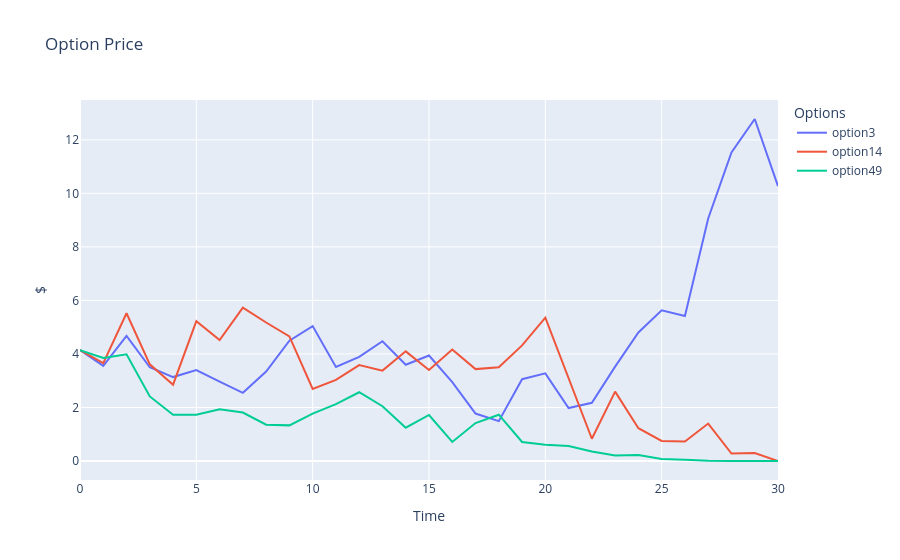

Source (notebook cell):
### Code cell
fig = go.Figure()

# Add traces for each column
for column in option_prices.columns[values]:
    fig.add_trace(go.Scatter(x=option_prices.index, y=option_prices[column], mode='lines', name=f"option{column}"))

# Update layout
fig.update_layout(
    title='Option Price',
    xaxis_title='Time',
    yaxis_title='$',
    template='plotly',
    legend=dict(title='Options'),
)

# Show the plot
fig.show()

### Figure 1 — Plotly figure (JSON) as saved in the notebook; plotly's stock layout.template omitted (floating-point values rounded to 4 significant figures)
{"data": [{"mode": "lines", "name": "option3", "type": "scatter", "x": [0, 1, 2, 3, 4, 5, 6, 7, 8, 9, 10, 11, 12, 13, 14, 15, 16, 17, 18, 19, 20, 21, 22, 23, 24, 25, 26, 27, 28, 29, 30], "y": [4.144, 3.557, 4.675, 3.504, 3.136, 3.396, 2.97, 2.547, 3.342, 4.495, 5.043, 3.514, 3.891, 4.474, 3.596, 3.942, 2.945, 1.773, 1.489, 3.057, 3.274, 1.98, 2.176, 3.526, 4.802, 5.631, 5.42, 9.061, 11.53, 12.78, 10.27]}, {"mode": "lines", "name": "option14", "type": "scatter", "x": [0, 1, 2, 3, 4, 5, 6, 7, 8, 9, 10, 11, 12, 13, 14, 15, 16, 17, 18, 19, 20, 21, 22, 23, 24, 25, 26, 27, 28, 29, 30], "y": [4.144, 3.66, 5.521, 3.613, 2.852, 5.227, 4.521, 5.732, 5.175, 4.654, 2.693, 3.029, 3.584, 3.377, 4.098, 3.403, 4.166, 3.434, 3.504, 4.321, 5.356, 3.068, 0.8319, 2.594, 1.224, 0.7494, 0.7267, 1.399, 0.2766, 0.2953, 0]}, {"mode": "lines", "name": "option49", "type": "scatter", "x": [0, 1, 2, 3, 4, 5, 6, 7, 8, 9, 10, 11, 12, 13, 14, 15, 16, 17, 18, 19, 20, 21, 22, 23, 24, 25, 26, 27, 28, 29, 30], "y": [4.144, 3.847, 3.986, 2.413, 1.726, 1.73, 1.934, 1.812, 1.357, 1.331, 1.77, 2.127, 2.57, 2.046, 1.246, 1.719, 0.7124, 1.419, 1.729, 0.7107, 0.607, 0.5609, 0.3555, 0.2058, 0.2253, 0.07879, 0.04782, 0.00532, 0.0007216, 3.725e-05, 0]}], "layout": {"legend": {"title": {"text": "Options"}}, "title": {"text": "Option Price"}, "xaxis": {"title": {"text": "Time"}}, "yaxis": {"title": {"text": "$"}}}}
